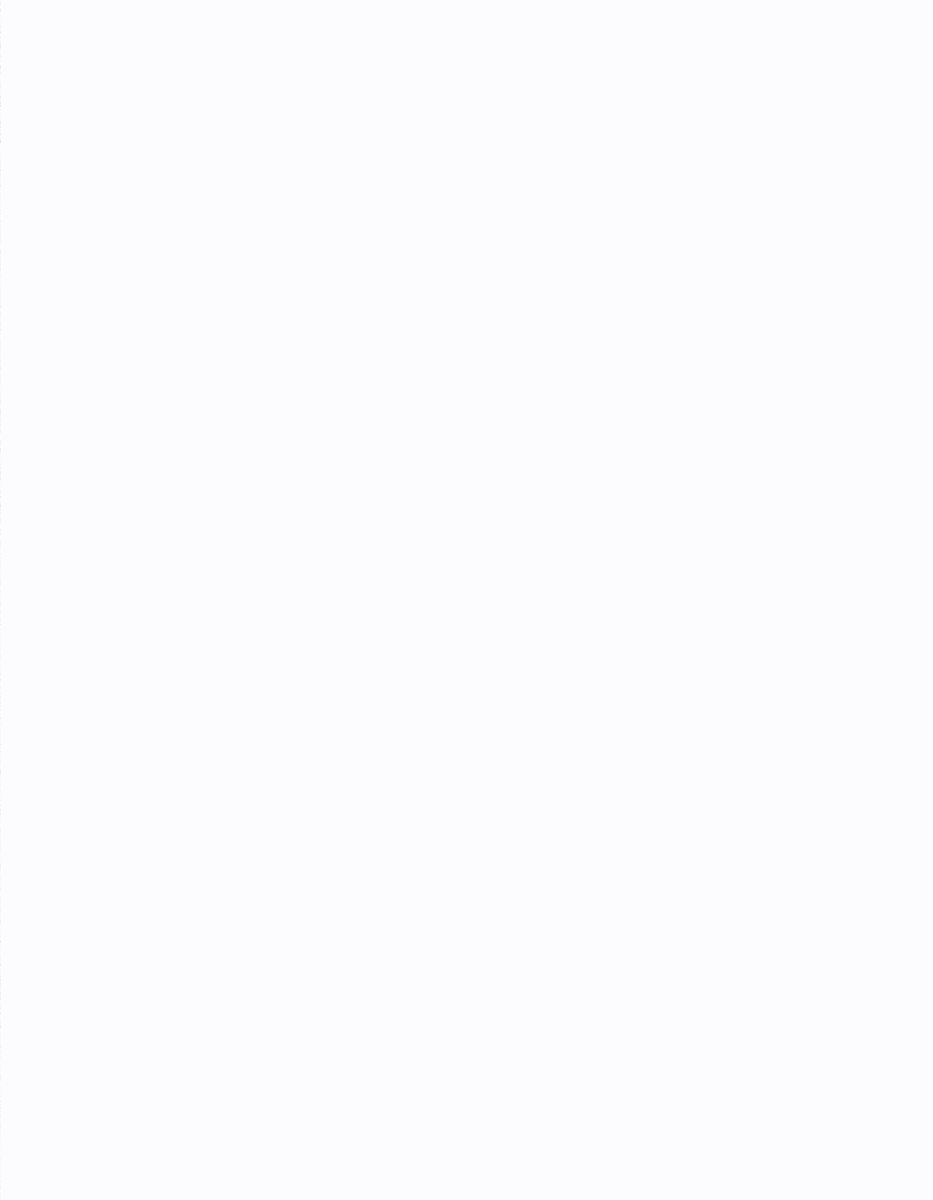
Frame 1 (no input)
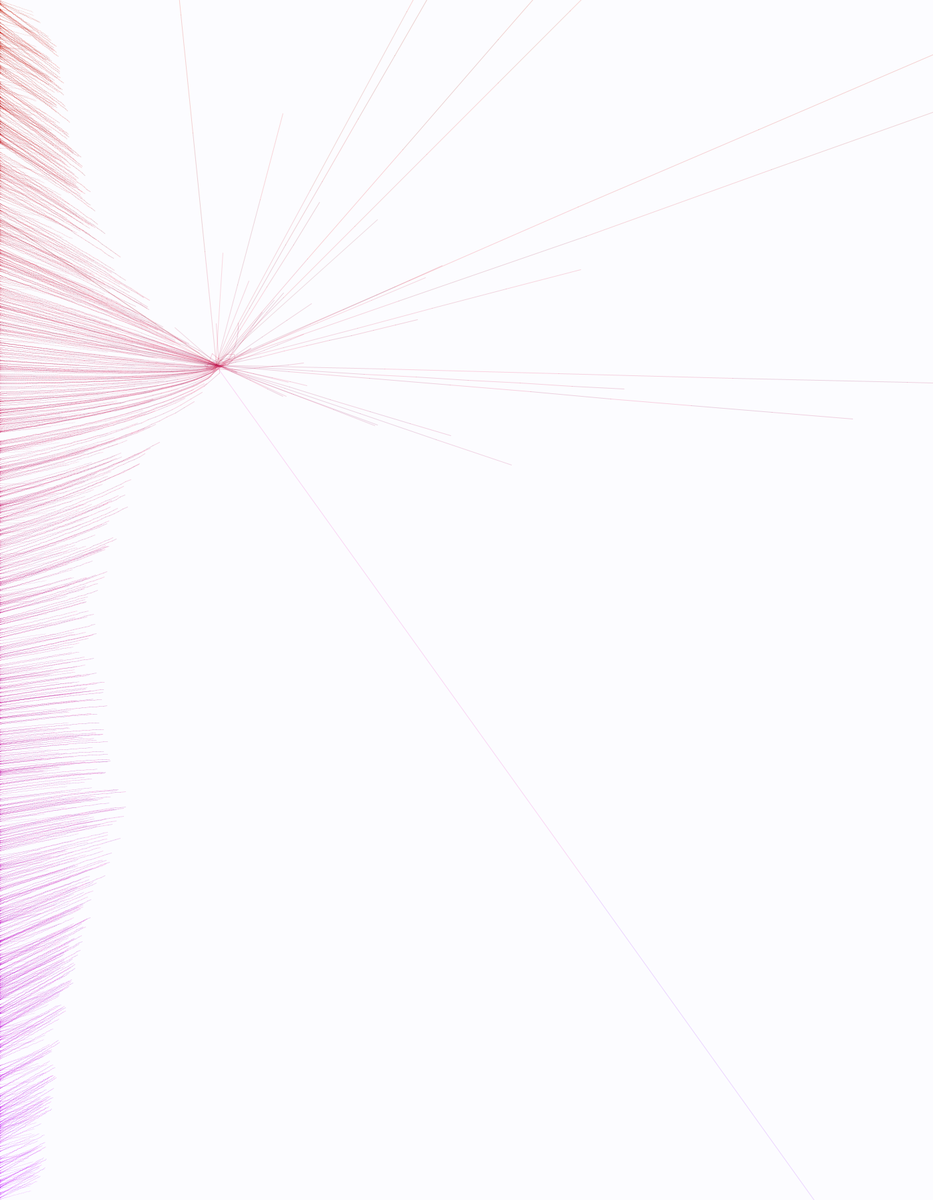
Frame 60 (the mouse pressed at the canvas centre just before this capture)
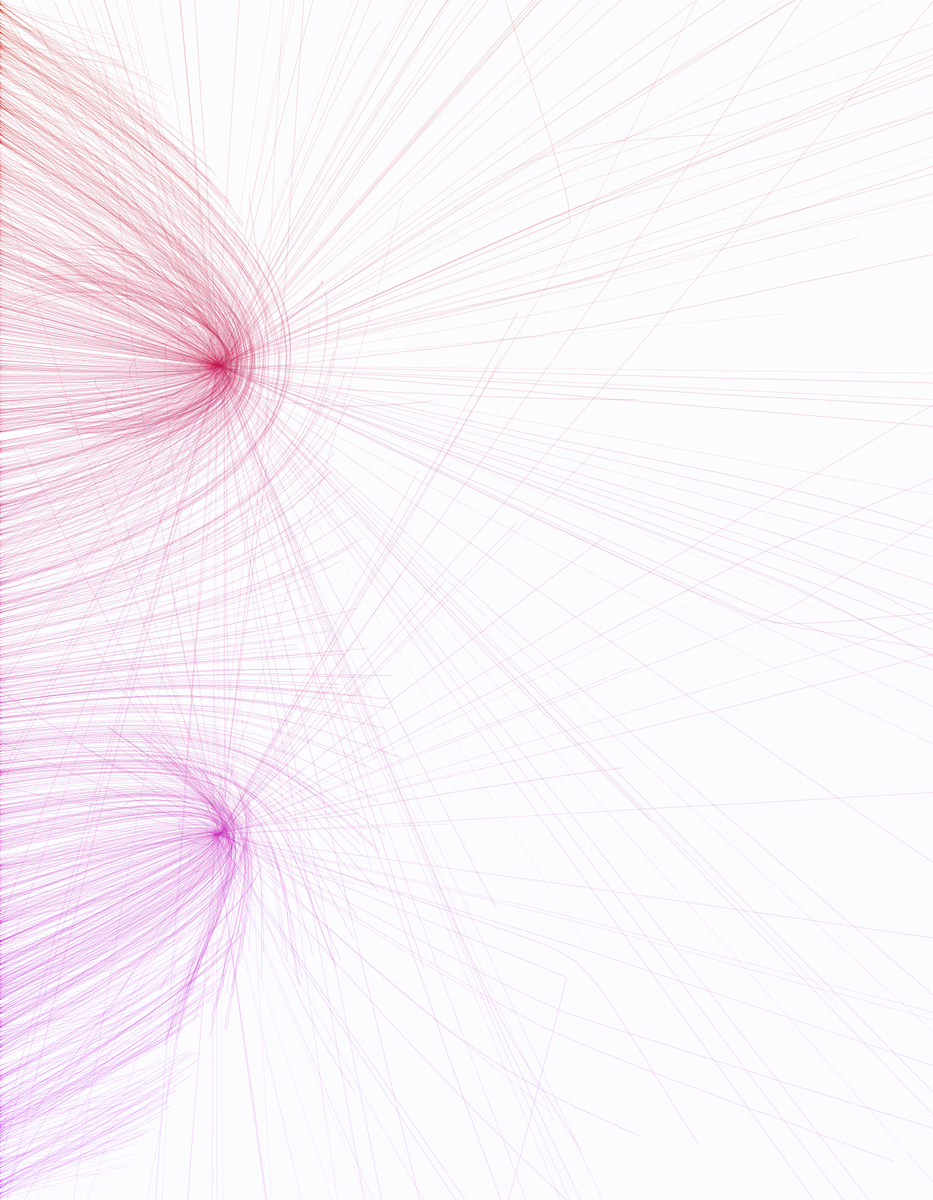
Frame 120 (the mouse held since frame 60 and released just before this capture)

The Processing sketch that drew these frames (run headless with seeded random() and noise(); from frame 60 on, the mouse is pressed at the canvas centre):

// Processing sketch: left_to_right_with_mags
// ── left_to_right_with_mags.pde

ArrayList<Tracer> pts;
ArrayList<Magnet> mags;

int num_pts = 1200;
int num_mags = 5;

void setup() {
 size(1400,1800);
 background(252,252,255);
   
   pts  = new ArrayList<Tracer>();
   for(int i = 0; i < num_pts; i++) {
      float y = random(height); 
      pts.add(new Tracer(new PVector(0, y)));
   }
   
   mags = new ArrayList<Magnet>();
   for(int i = 0; i < num_mags; i++) {
     //random locs
     //float y = random(height);
     // float x = random(width);
     float r = map(i, 0, num_mags, 0, 360);    
       float x = width/2 + (cos(radians(r)) * (width/3));
       float y = height/2 + (sin(radians(r)) * (height/3));
     
     
      mags.add(new Magnet(new PVector(x, y), random(30, 190.0)));
      
   }
 
}

void draw() {
  
  for(Magnet m: mags) {
  //m.display(); 
  }
  
  PVector frc1 = new PVector();
  frc1.x = random(0.05);
  frc1.y = 0;
  
  for (Tracer p: pts) {
    
    p.apply_force(frc1);
    
    for(Magnet m: mags) {
      p.apply_force(m.attract(p));
    }
    
    p.update();
    p.display();
  }
}
// ── Magnet.pde
class Magnet {
 PVector loc;
 float strength;
 float G = 1;
 
 
 Magnet(PVector _loc, float _strength) {
   strength = _strength;
   loc = _loc.copy();
 }
 
 PVector attract(Tracer t) {
    PVector force = PVector.sub(loc, t.loc);   // Calculate direction of force
    float d = force.mag();                              // Distance between objects
    //d = constrain(d, 5.0, 25.0);                        // Limiting the distance to eliminate "extreme" results for very close or very far objects
    force.normalize();                                  // Normalize vector (distance doesn't matter here, we just want this vector for direction)
    float str = (G * strength * t.mass) / (d * d);      // Calculate gravitional force magnitude
    force.mult(str);                                  // Get force vector --> magnitude * direction
    return force;
  }
 
 void display() {
    rect(loc.x, loc.y, strength, strength); 
 }
  
}
// ── Tracer.pde
class Tracer {
  
 PVector loc;
 PVector prev_loc;
 PVector vel;
 PVector acc;
 float size = 10;
 float mass = 0;
 float max_mass = 100;
 
 Tracer(PVector _loc) {
  loc = _loc.copy(); 
  acc = new PVector();
  vel = new PVector();
  mass += random(max_mass); 
 }
 
 void apply_force(PVector frc) {
   acc.add(frc);
 }
 
 void update() {
    prev_loc = loc.copy();            
    vel = vel.add(acc); 
    //vel.limit(1 * topspeed);
    //vel.limit(-1 * topspeed);
      
    loc.add(vel); 
    acc.mult(0);
 }
 
 void check_edge() {
    if(loc.x > (width-10)) {
      //vel.mult(0);
      acc.mult(-1);
      size += 5;
    }
    
    
 }
 
 void display() {
  //ellipse(loc.x, loc.y, size, size);
  float alph = map(mass, 0, max_mass, 10, 50);
  println(mass, alph);
  stroke(random(150, 240), 20, map(loc.y, 0, height, 0, 255), alph);
  line(prev_loc.x, prev_loc.y, loc.x, loc.y);
 }
}
